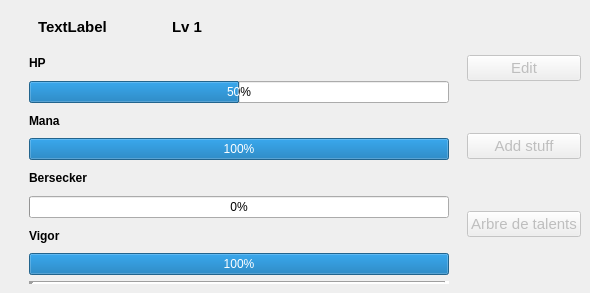
<?xml version="1.0" encoding="UTF-8"?>
<ui version="4.0">
 <class>HeroPanel</class>
 <widget class="QWidget" name="HeroPanel">
  <property name="geometry">
   <rect>
    <x>0</x>
    <y>0</y>
    <width>590</width>
    <height>293</height>
   </rect>
  </property>
  <property name="windowTitle">
   <string>Form</string>
  </property>
  <layout class="QHBoxLayout" name="horizontalLayout">
   <property name="spacing">
    <number>0</number>
   </property>
   <property name="leftMargin">
    <number>0</number>
   </property>
   <property name="topMargin">
    <number>0</number>
   </property>
   <property name="rightMargin">
    <number>0</number>
   </property>
   <property name="bottomMargin">
    <number>0</number>
   </property>
   <item>
    <widget class="QFrame" name="frame">
     <property name="sizePolicy">
      <sizepolicy hsizetype="MinimumExpanding" vsizetype="MinimumExpanding">
       <horstretch>0</horstretch>
       <verstretch>0</verstretch>
      </sizepolicy>
     </property>
     <property name="font">
      <font>
       <pointsize>11</pointsize>
      </font>
     </property>
     <property name="frameShape">
      <enum>QFrame::NoFrame</enum>
     </property>
     <property name="frameShadow">
      <enum>QFrame::Plain</enum>
     </property>
     <property name="lineWidth">
      <number>0</number>
     </property>
     <layout class="QHBoxLayout" name="horizontalLayout_3">
      <property name="spacing">
       <number>0</number>
      </property>
      <property name="leftMargin">
       <number>0</number>
      </property>
      <property name="topMargin">
       <number>0</number>
      </property>
      <property name="rightMargin">
       <number>0</number>
      </property>
      <property name="bottomMargin">
       <number>0</number>
      </property>
      <item>
       <widget class="QWidget" name="active_widget" native="true">
        <property name="sizePolicy">
         <sizepolicy hsizetype="Fixed" vsizetype="Preferred">
          <horstretch>0</horstretch>
          <verstretch>0</verstretch>
         </sizepolicy>
        </property>
        <property name="minimumSize">
         <size>
          <width>20</width>
          <height>0</height>
         </size>
        </property>
        <property name="maximumSize">
         <size>
          <width>20</width>
          <height>16777215</height>
         </size>
        </property>
        <property name="sizeIncrement">
         <size>
          <width>0</width>
          <height>0</height>
         </size>
        </property>
        <layout class="QVBoxLayout" name="verticalLayout_4">
         <property name="spacing">
          <number>0</number>
         </property>
         <property name="leftMargin">
          <number>0</number>
         </property>
         <property name="topMargin">
          <number>0</number>
         </property>
         <property name="rightMargin">
          <number>0</number>
         </property>
         <property name="bottomMargin">
          <number>0</number>
         </property>
        </layout>
       </widget>
      </item>
      <item>
       <widget class="QWidget" name="left_widget" native="true">
        <property name="sizePolicy">
         <sizepolicy hsizetype="Preferred" vsizetype="MinimumExpanding">
          <horstretch>0</horstretch>
          <verstretch>0</verstretch>
         </sizepolicy>
        </property>
        <layout class="QVBoxLayout" name="verticalLayout">
         <property name="spacing">
          <number>6</number>
         </property>
         <property name="leftMargin">
          <number>9</number>
         </property>
         <property name="topMargin">
          <number>9</number>
         </property>
         <property name="rightMargin">
          <number>9</number>
         </property>
         <property name="bottomMargin">
          <number>9</number>
         </property>
         <item>
          <widget class="QWidget" name="hero_info" native="true">
           <layout class="QHBoxLayout" name="horizontalLayout_2">
            <property name="spacing">
             <number>0</number>
            </property>
            <item>
             <widget class="QLabel" name="hero_name">
              <property name="sizePolicy">
               <sizepolicy hsizetype="Preferred" vsizetype="Preferred">
                <horstretch>0</horstretch>
                <verstretch>0</verstretch>
               </sizepolicy>
              </property>
              <property name="font">
               <font>
                <pointsize>11</pointsize>
                <bold>true</bold>
               </font>
              </property>
              <property name="text">
               <string>TextLabel</string>
              </property>
             </widget>
            </item>
            <item>
             <widget class="QLabel" name="hero_level">
              <property name="font">
               <font>
                <pointsize>11</pointsize>
                <bold>true</bold>
               </font>
              </property>
              <property name="text">
               <string>Lv 1</string>
              </property>
             </widget>
            </item>
            <item>
             <widget class="DotView" name="verticalWidget" native="true">
              <layout class="QVBoxLayout" name="verticalLayout_3"/>
             </widget>
            </item>
           </layout>
          </widget>
         </item>
         <item>
          <widget class="QLabel" name="hp_label">
           <property name="font">
            <font>
             <pointsize>9</pointsize>
             <bold>true</bold>
            </font>
           </property>
           <property name="text">
            <string>HP</string>
           </property>
          </widget>
         </item>
         <item>
          <widget class="QProgressBar" name="hp_Bar">
           <property name="font">
            <font>
             <pointsize>9</pointsize>
            </font>
           </property>
           <property name="value">
            <number>50</number>
           </property>
           <property name="format">
            <string>%p%</string>
           </property>
          </widget>
         </item>
         <item>
          <widget class="QLabel" name="mana_label">
           <property name="font">
            <font>
             <pointsize>9</pointsize>
             <bold>true</bold>
            </font>
           </property>
           <property name="text">
            <string>Mana</string>
           </property>
          </widget>
         </item>
         <item>
          <widget class="QProgressBar" name="mana_bar">
           <property name="font">
            <font>
             <pointsize>9</pointsize>
            </font>
           </property>
           <property name="value">
            <number>100</number>
           </property>
          </widget>
         </item>
         <item>
          <widget class="QLabel" name="bersecker_label">
           <property name="font">
            <font>
             <pointsize>9</pointsize>
             <bold>true</bold>
            </font>
           </property>
           <property name="text">
            <string>Bersecker</string>
           </property>
          </widget>
         </item>
         <item>
          <widget class="QProgressBar" name="bersecker_bar">
           <property name="font">
            <font>
             <pointsize>9</pointsize>
            </font>
           </property>
           <property name="value">
            <number>0</number>
           </property>
          </widget>
         </item>
         <item>
          <widget class="QLabel" name="vigor_label">
           <property name="font">
            <font>
             <pointsize>9</pointsize>
             <bold>true</bold>
            </font>
           </property>
           <property name="text">
            <string>Vigor</string>
           </property>
          </widget>
         </item>
         <item>
          <widget class="QProgressBar" name="vigor_bar">
           <property name="font">
            <font>
             <pointsize>9</pointsize>
            </font>
           </property>
           <property name="value">
            <number>100</number>
           </property>
          </widget>
         </item>
         <item>
          <widget class="Line" name="line">
           <property name="lineWidth">
            <number>5</number>
           </property>
           <property name="orientation">
            <enum>Qt::Horizontal</enum>
           </property>
          </widget>
         </item>
        </layout>
       </widget>
      </item>
      <item>
       <widget class="QWidget" name="right_widget" native="true">
        <property name="sizePolicy">
         <sizepolicy hsizetype="Preferred" vsizetype="MinimumExpanding">
          <horstretch>0</horstretch>
          <verstretch>0</verstretch>
         </sizepolicy>
        </property>
        <layout class="QVBoxLayout" name="verticalLayout_2">
         <item>
          <widget class="QPushButton" name="edit_button">
           <property name="enabled">
            <bool>false</bool>
           </property>
           <property name="text">
            <string>Edit</string>
           </property>
          </widget>
         </item>
         <item>
          <widget class="QPushButton" name="stuff_button">
           <property name="enabled">
            <bool>false</bool>
           </property>
           <property name="text">
            <string>Add stuff</string>
           </property>
          </widget>
         </item>
         <item>
          <widget class="QPushButton" name="talent_tree_button">
           <property name="enabled">
            <bool>false</bool>
           </property>
           <property name="text">
            <string>Arbre de talents</string>
           </property>
          </widget>
         </item>
        </layout>
       </widget>
      </item>
     </layout>
    </widget>
   </item>
  </layout>
 </widget>
 <customwidgets>
  <customwidget>
   <class>DotView</class>
   <extends>QWidget</extends>
   <header location="global">dotview.h</header>
   <container>1</container>
  </customwidget>
 </customwidgets>
 <resources/>
 <connections/>
</ui>
